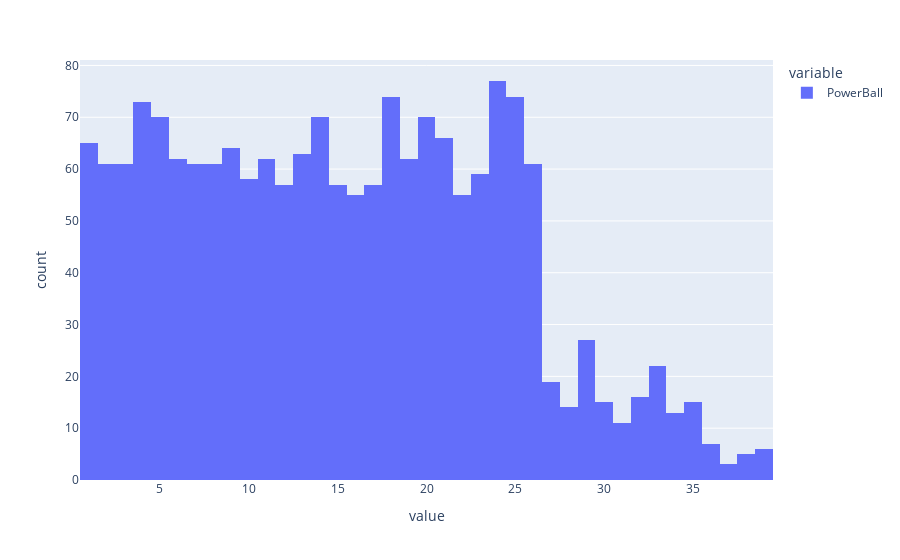

Write notebook code for a chart like this one.
### Code cell
px.histogram(data[['PowerBall']].astype(int))

### Figure 1 — Plotly figure (JSON) as saved in the notebook; plotly's stock layout.template omitted (floating-point values rounded to 4 significant figures; data arrays with more than 128 entries replaced by an {"elided": "..."} marker saying what was removed)
{"data": [{"alignmentgroup": "True", "bingroup": "x", "hovertemplate": "variable=PowerBall<br>value=%{x}<br>count=%{y}<extra></extra>", "legendgroup": "PowerBall", "marker": {"color": "#636efa", "pattern": {"shape": ""}}, "name": "PowerBall", "offsetgroup": "PowerBall", "orientation": "v", "showlegend": true, "type": "histogram", "x": {"elided": "1828 int values"}, "xaxis": "x", "yaxis": "y"}], "layout": {"barmode": "relative", "legend": {"title": {"text": "variable"}, "tracegroupgap": 0}, "margin": {"t": 60}, "xaxis": {"anchor": "y", "domain": [0, 1], "title": {"text": "value"}}, "yaxis": {"anchor": "x", "domain": [0, 1], "title": {"text": "count"}}}}
